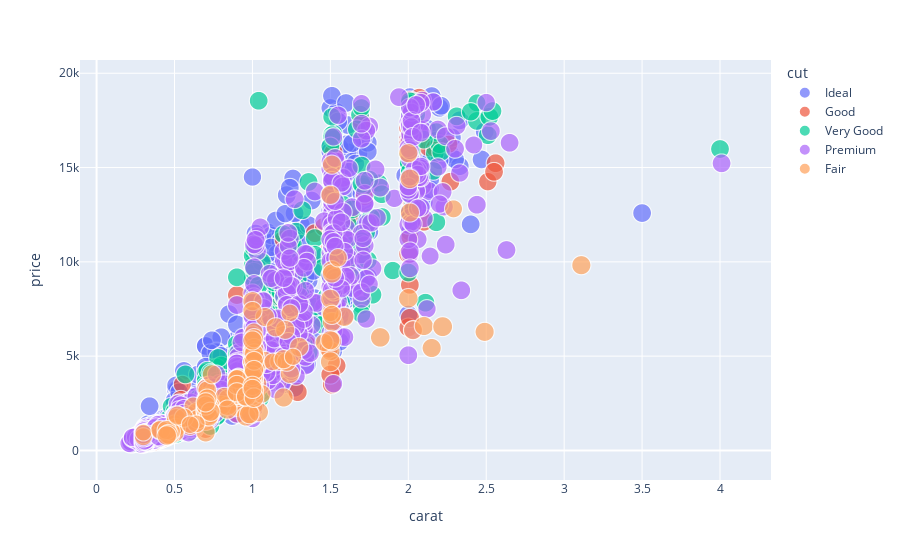

This figure's notebook cell:
### Code cell
fig=px.scatter(data_sample, x='carat', y='price', color='cut', size='depth')
fig.show()

### Figure 1 — Plotly figure (JSON) as saved in the notebook; plotly's stock layout.template omitted (floating-point values rounded to 4 significant figures; data arrays with more than 128 entries replaced by an {"elided": "..."} marker saying what was removed)
{"data": [{"hovertemplate": "cut=Ideal<br>carat=%{x}<br>price=%{y}<br>depth=%{marker.size}<extra></extra>", "legendgroup": "Ideal", "marker": {"color": "#636efa", "size": {"elided": "2112 float values"}, "sizemode": "area", "sizeref": 0.1765, "symbol": "circle"}, "mode": "markers", "name": "Ideal", "showlegend": true, "type": "scattergl", "x": {"elided": "2112 float values"}, "xaxis": "x", "y": {"elided": "2112 int values"}, "yaxis": "y"}, {"hovertemplate": "cut=Good<br>carat=%{x}<br>price=%{y}<br>depth=%{marker.size}<extra></extra>", "legendgroup": "Good", "marker": {"color": "#EF553B", "size": {"elided": "501 float values"}, "sizemode": "area", "sizeref": 0.1765, "symbol": "circle"}, "mode": "markers", "name": "Good", "showlegend": true, "type": "scattergl", "x": {"elided": "501 float values"}, "xaxis": "x", "y": {"elided": "501 int values"}, "yaxis": "y"}, {"hovertemplate": "cut=Very Good<br>carat=%{x}<br>price=%{y}<br>depth=%{marker.size}<extra></extra>", "legendgroup": "Very Good", "marker": {"color": "#00cc96", "size": {"elided": "1269 float values"}, "sizemode": "area", "sizeref": 0.1765, "symbol": "circle"}, "mode": "markers", "name": "Very Good", "showlegend": true, "type": "scattergl", "x": {"elided": "1269 float values"}, "xaxis": "x", "y": {"elided": "1269 int values"}, "yaxis": "y"}, {"hovertemplate": "cut=Premium<br>carat=%{x}<br>price=%{y}<br>depth=%{marker.size}<extra></extra>", "legendgroup": "Premium", "marker": {"color": "#ab63fa", "size": {"elided": "1346 float values"}, "sizemode": "area", "sizeref": 0.1765, "symbol": "circle"}, "mode": "markers", "name": "Premium", "showlegend": true, "type": "scattergl", "x": {"elided": "1346 float values"}, "xaxis": "x", "y": {"elided": "1346 int values"}, "yaxis": "y"}, {"hovertemplate": "cut=Fair<br>carat=%{x}<br>price=%{y}<br>depth=%{marker.size}<extra></extra>", "legendgroup": "Fair", "marker": {"color": "#FFA15A", "size": {"elided": "166 float values"}, "sizemode": "area", "sizeref": 0.1765, "symbol": "circle"}, "mode": "markers", "name": "Fair", "showlegend": true, "type": "scattergl", "x": {"elided": "166 float values"}, "xaxis": "x", "y": {"elided": "166 int values"}, "yaxis": "y"}], "layout": {"legend": {"itemsizing": "constant", "title": {"text": "cut"}, "tracegroupgap": 0}, "margin": {"t": 60}, "xaxis": {"anchor": "y", "domain": [0, 1], "title": {"text": "carat"}}, "yaxis": {"anchor": "x", "domain": [0, 1], "title": {"text": "price"}}}}
